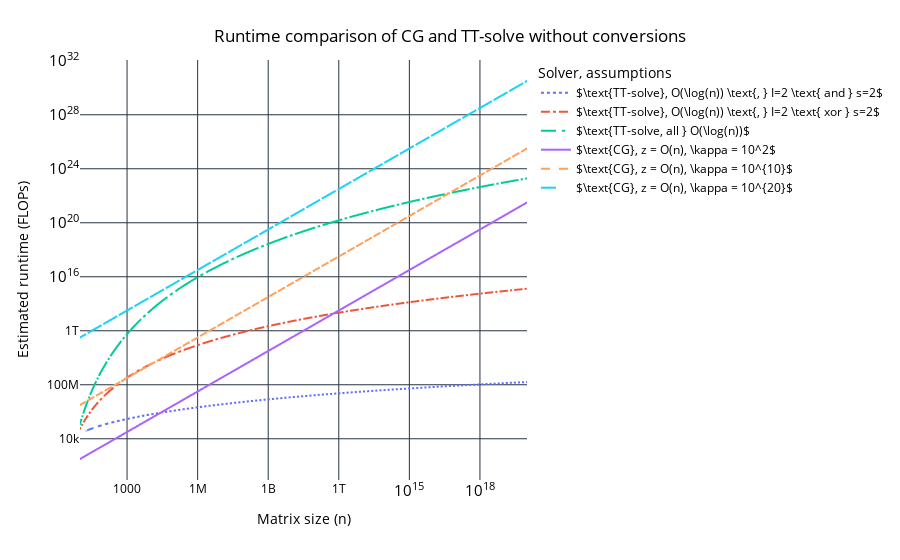

The code cell stored with this chart in its notebook:
### Code cell
fig = px.line(melted_df, x="x", y="value", color="variable", line_dash='variable', 
              line_dash_map=line_styles,
              log_y=True, log_x=True,
                  labels={
                      "x": "Matrix size (n)",
                      "value": "Estimated runtime (FLOPs)",
                      "variable": "Solver, assumptions",
                  })
fig.update_layout(
        title={
            'text': "Runtime comparison of CG and TT-solve without conversions",
            'x': 0.5,
            'xanchor': 'center',
            'yanchor': 'top'
        },
        plot_bgcolor='white',  # Plot area background color
        paper_bgcolor='white',  # Entire figure background color
        font=dict(color='black'),  # Font color
    )
fig.show()
pio.write_image(fig, "plots/tt_solve_without_conversions_vs_cg_runtime_estimates.pdf", scale=1, width=800, height=500)

### Figure 1 — Plotly figure (JSON) as saved in the notebook; plotly's stock layout.template omitted (floating-point values rounded to 4 significant figures; data arrays with more than 128 entries replaced by an {"elided": "..."} marker saying what was removed)
{"data": [{"hovertemplate": "Solver, assumptions=$\\text{TT-solve}, O(\\log(n)) \\text{, } I=2 \\text{ and } s=2$<br>Matrix size (n)=%{x}<br>Estimated runtime (FLOPs)=%{y}<extra></extra>", "legendgroup": "$\\text{TT-solve}, O(\\log(n)) \\text{, } I=2 \\text{ and } s=2$", "line": {"color": "#636efa", "dash": "dot"}, "marker": {"symbol": "circle"}, "mode": "lines", "name": "$\\text{TT-solve}, O(\\log(n)) \\text{, } I=2 \\text{ and } s=2$", "showlegend": true, "x": {"elided": "1000 float values"}, "xaxis": "x", "y": {"elided": "1000 float values"}, "yaxis": "y", "type": "scattergl"}, {"hovertemplate": "Solver, assumptions=$\\text{TT-solve}, O(\\log(n)) \\text{, } I=2 \\text{ xor } s=2$<br>Matrix size (n)=%{x}<br>Estimated runtime (FLOPs)=%{y}<extra></extra>", "legendgroup": "$\\text{TT-solve}, O(\\log(n)) \\text{, } I=2 \\text{ xor } s=2$", "line": {"color": "#EF553B", "dash": "dashdot"}, "marker": {"symbol": "circle"}, "mode": "lines", "name": "$\\text{TT-solve}, O(\\log(n)) \\text{, } I=2 \\text{ xor } s=2$", "showlegend": true, "x": {"elided": "1000 float values"}, "xaxis": "x", "y": {"elided": "1000 float values"}, "yaxis": "y", "type": "scattergl"}, {"hovertemplate": "Solver, assumptions=$\\text{TT-solve, all } O(\\log(n))$<br>Matrix size (n)=%{x}<br>Estimated runtime (FLOPs)=%{y}<extra></extra>", "legendgroup": "$\\text{TT-solve, all } O(\\log(n))$", "line": {"color": "#00cc96", "dash": "longdashdot"}, "marker": {"symbol": "circle"}, "mode": "lines", "name": "$\\text{TT-solve, all } O(\\log(n))$", "showlegend": true, "x": {"elided": "1000 float values"}, "xaxis": "x", "y": {"elided": "1000 float values"}, "yaxis": "y", "type": "scattergl"}, {"hovertemplate": "Solver, assumptions=$\\text{CG}, z = O(n), \\kappa = 10^2$<br>Matrix size (n)=%{x}<br>Estimated runtime (FLOPs)=%{y}<extra></extra>", "legendgroup": "$\\text{CG}, z = O(n), \\kappa = 10^2$", "line": {"color": "#ab63fa", "dash": "solid"}, "marker": {"symbol": "circle"}, "mode": "lines", "name": "$\\text{CG}, z = O(n), \\kappa = 10^2$", "showlegend": true, "x": {"elided": "1000 float values"}, "xaxis": "x", "y": {"elided": "1000 float values"}, "yaxis": "y", "type": "scattergl"}, {"hovertemplate": "Solver, assumptions=$\\text{CG}, z = O(n), \\kappa = 10^{10}$<br>Matrix size (n)=%{x}<br>Estimated runtime (FLOPs)=%{y}<extra></extra>", "legendgroup": "$\\text{CG}, z = O(n), \\kappa = 10^{10}$", "line": {"color": "#FFA15A", "dash": "dash"}, "marker": {"symbol": "circle"}, "mode": "lines", "name": "$\\text{CG}, z = O(n), \\kappa = 10^{10}$", "showlegend": true, "x": {"elided": "1000 float values"}, "xaxis": "x", "y": {"elided": "1000 float values"}, "yaxis": "y", "type": "scattergl"}, {"hovertemplate": "Solver, assumptions=$\\text{CG}, z = O(n), \\kappa = 10^{20}$<br>Matrix size (n)=%{x}<br>Estimated runtime (FLOPs)=%{y}<extra></extra>", "legendgroup": "$\\text{CG}, z = O(n), \\kappa = 10^{20}$", "line": {"color": "#19d3f3", "dash": "longdash"}, "marker": {"symbol": "circle"}, "mode": "lines", "name": "$\\text{CG}, z = O(n), \\kappa = 10^{20}$", "showlegend": true, "x": {"elided": "1000 float values"}, "xaxis": "x", "y": {"elided": "1000 float values"}, "yaxis": "y", "type": "scattergl"}], "layout": {"xaxis": {"anchor": "y", "domain": [0.0, 1.0], "title": {"text": "Matrix size (n)"}, "type": "log"}, "yaxis": {"anchor": "x", "domain": [0.0, 1.0], "title": {"text": "Estimated runtime (FLOPs)"}, "type": "log"}, "legend": {"title": {"text": "Solver, assumptions"}, "tracegroupgap": 0}, "margin": {"t": 60}, "title": {"text": "Runtime comparison of CG and TT-solve without conversions", "x": 0.5, "xanchor": "center", "yanchor": "top"}, "font": {"color": "black"}, "plot_bgcolor": "white", "paper_bgcolor": "white"}}
